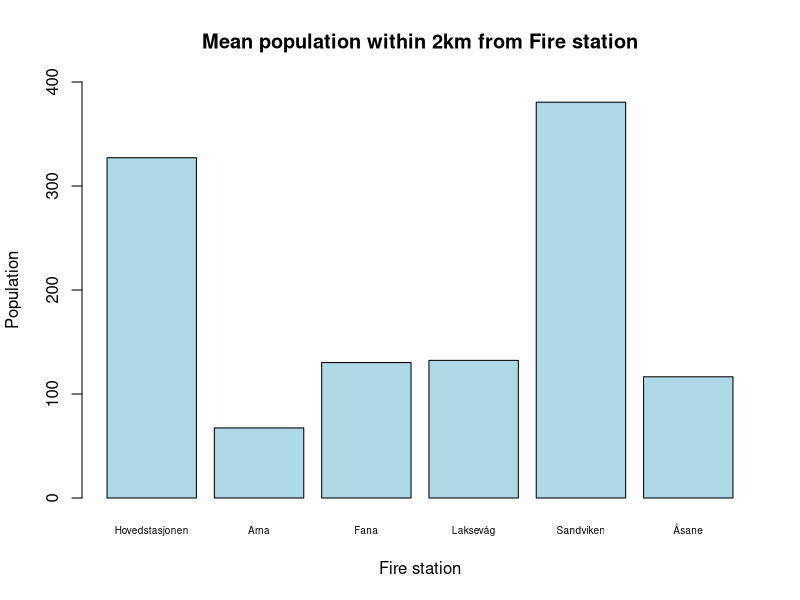
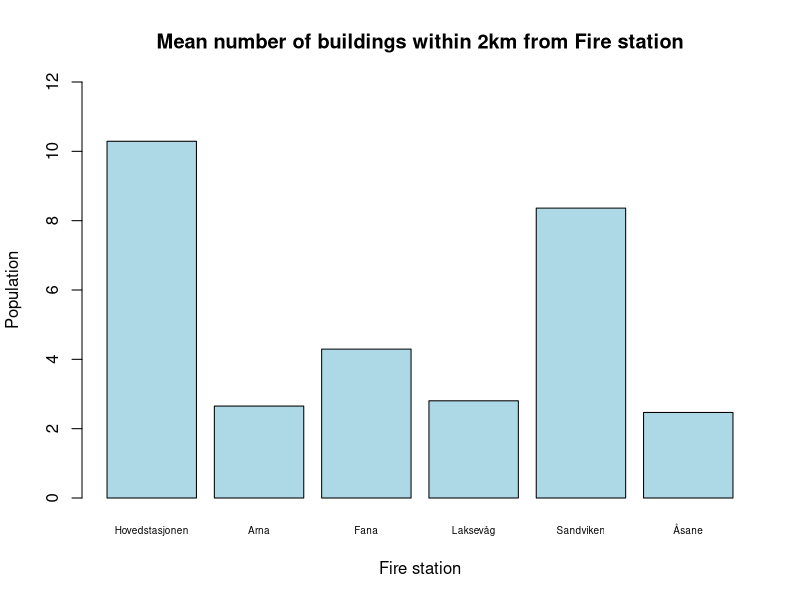

R code for these plots, in order:
## ---- chunk 1

pop = read.table("BrannSta_250m_pop_buffer_2km_mean.txt", header = TRUE, sep = ";", dec = ",")
boliger = read.table("BrannSta_250m_boliger_buffer_2km_mean.txt", header = TRUE, sep = ";", dec = ",")

barplot(pop$MEAN, main='Mean population within 2km from Fire station',
        xlab="Fire station", ylab ="Population", col = "Lightblue", ylim = (c(0, 400)), names.arg = pop$brannstasj, cex.names = 0.6)



barplot(boliger$MEAN, main='Mean number of buildings within 2km from Fire station',
        xlab="Fire station", ylab ="Population", col = "Lightblue", ylim = (c(0, 12)), names.arg = boliger$brannstasj, cex.names = 0.6)

pop_table = pop[, c(2,6)]
pop_table$MEAN <- round(pop_table$MEAN)
colnames(pop_table) <- c("Fire station", "Mean population")
knitr::kable(head(pop_table), "simple", caption = "Mean population within 2km from Fire station")

boliger_table = boliger[, c(2,6)]
boliger_table$MEAN <- round(boliger_table$MEAN)

colnames(boliger_table) <- c("Fire station", "Mean number of buildings")
knitr::kable(head(boliger_table), "simple",  caption = "Mean number of buildings within 2km from Fire station")

